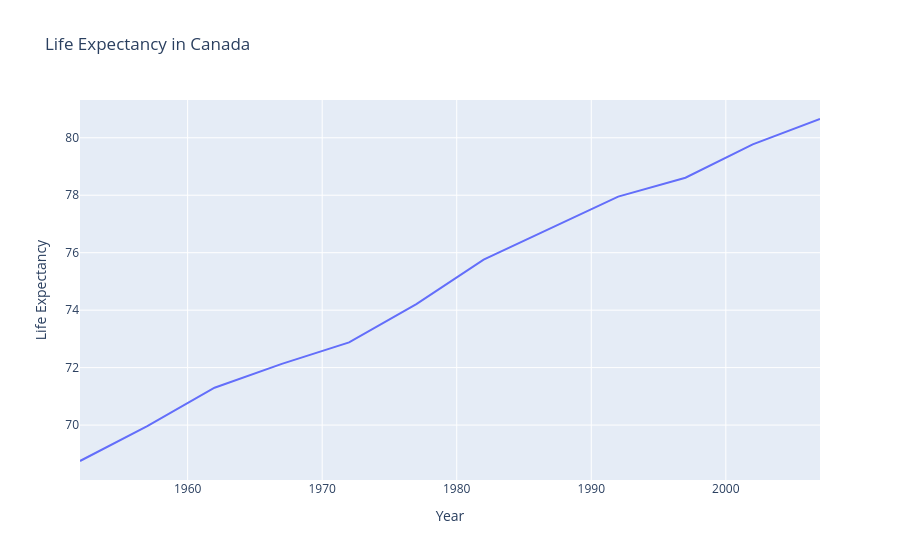

The notebook cell this image was saved under:
### Markdown cell above
### Simple plotly graph

### Code cell
fig = px.line(df, x = 'year', 
              y = 'lifeExp', 
              title = "Life Expectancy in Canada",
              labels = {'lifeExp': 'Life Expectancy', 'year': 'Year'})

fig.show()

### Figure 1 — Plotly figure (JSON) as saved in the notebook; plotly's stock layout.template omitted (floating-point values rounded to 4 significant figures)
{"data": [{"hovertemplate": "Year=%{x}<br>Life Expectancy=%{y}<extra></extra>", "legendgroup": "", "line": {"color": "#636efa", "dash": "solid"}, "marker": {"symbol": "circle"}, "mode": "lines", "name": "", "orientation": "v", "showlegend": false, "type": "scatter", "x": [1952, 1957, 1962, 1967, 1972, 1977, 1982, 1987, 1992, 1997, 2002, 2007], "xaxis": "x", "y": [68.75, 69.96, 71.3, 72.13, 72.88, 74.21, 75.76, 76.86, 77.95, 78.61, 79.77, 80.65], "yaxis": "y"}], "layout": {"legend": {"tracegroupgap": 0}, "title": {"text": "Life Expectancy in Canada"}, "xaxis": {"anchor": "y", "domain": [0, 1], "title": {"text": "Year"}}, "yaxis": {"anchor": "x", "domain": [0, 1], "title": {"text": "Life Expectancy"}}}}
